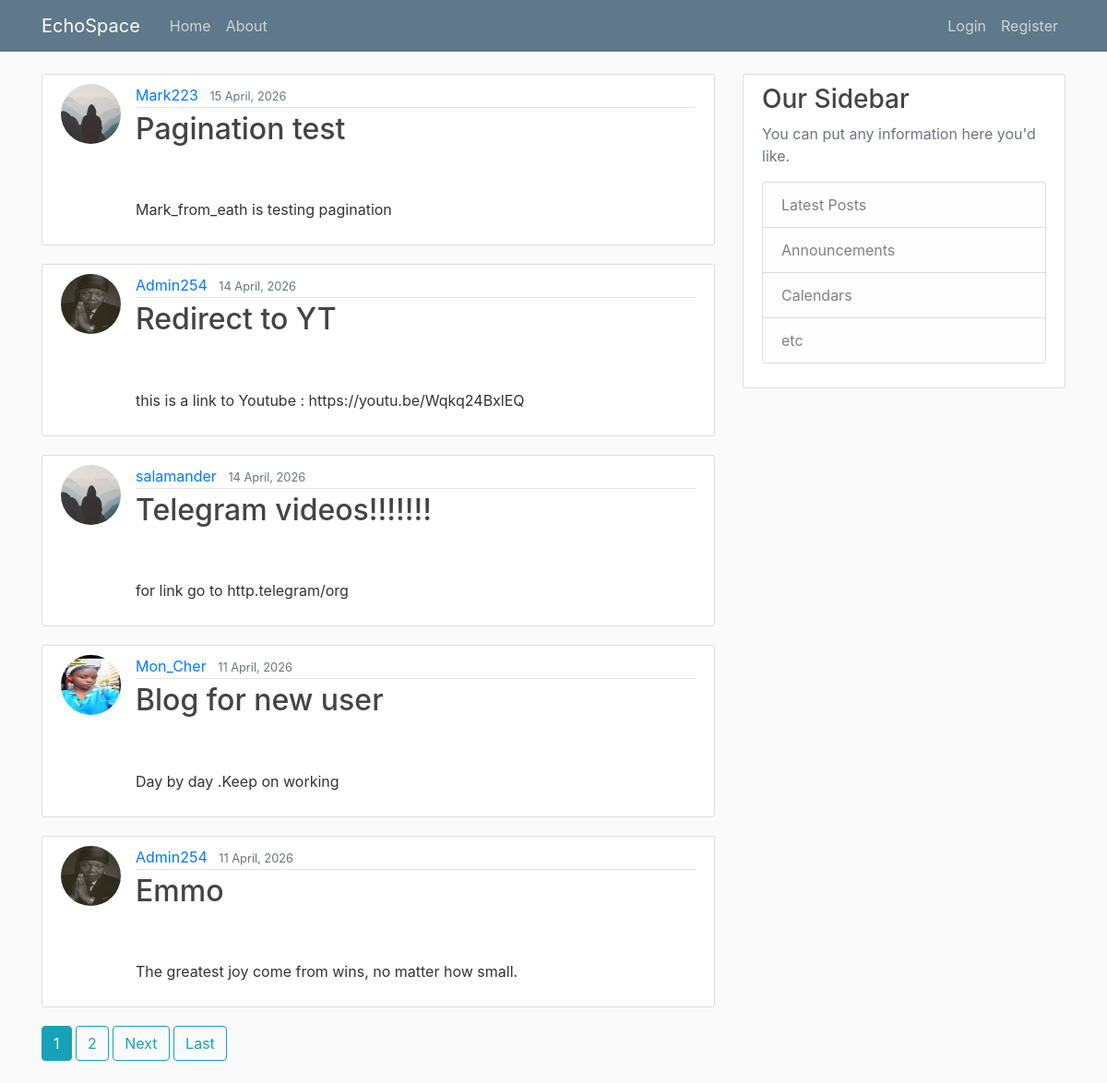
The app's page /, older data.
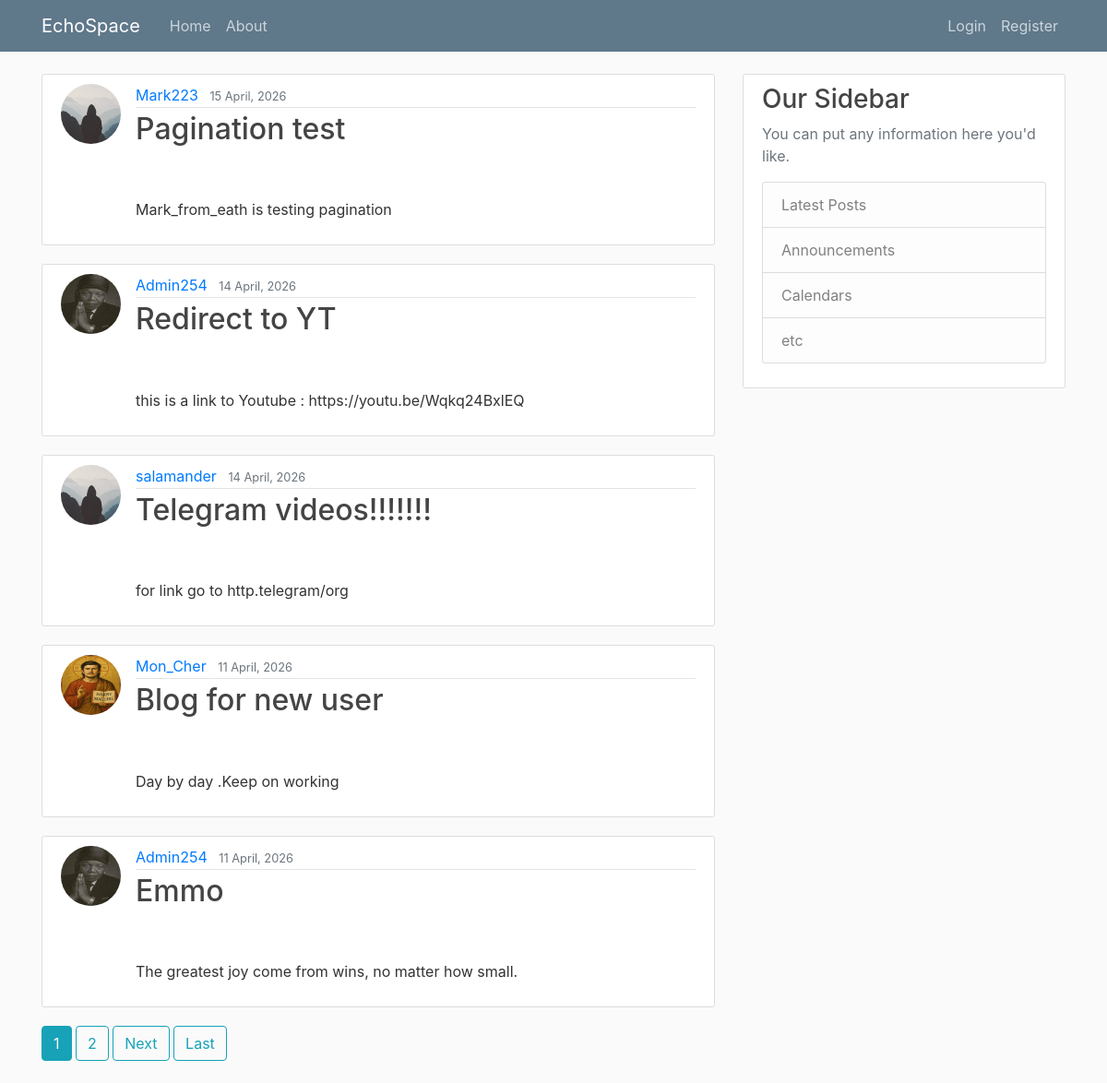
The same page, newer data.
### blog/models.py (models this page shows, shortened)
class Post(models.Model):
    title = models.CharField(max_length=100)
    content = models.TextField()
    date_posted = models.DateTimeField(default=timezone.now)
    author = models.ForeignKey(User, on_delete=models.CASCADE)
    image = models.ImageField(upload_to='post_images/', blank=True, null=True)
    video = models.FileField(upload_to='post_videos/', blank=True, null=True)

### users/models.py (models this page shows, shortened)
class Profile(models.Model):
    user = models.OneToOneField(User, on_delete=models.CASCADE)
    image = models.ImageField(default='default.jpg', upload_to='profile_pics')

### blog/views.py (the view)
# urls.py: path('', PostListView.as_view(), name='blog-home'),
class PostListView(ListView):
    model = Post
    template_name = 'blog/home.html'  # <app>/<model>_<viewtype>.html
    context_object_name = 'posts'
    ordering = ['-date_posted']
    paginate_by = 5

### blog/templates/blog/home.html (shortened to what this page needs)
{% extends "blog/base.html" %}
{%block content %}
    {% for post in posts %}
    <article class="media content-section">
    <img class="rounded-circle article-img"
         src="{{ post.author.profile.image.url }}">
    <div class="media-body">
        <div class="article-metadata">
            <a class="mr-2"
               href="{% url 'user-posts' post.author.username %}">
               {{ post.author }}
            </a>
            <small class="text-muted">
                {{ post.date_posted|date:"d F, Y" }}
            </small>
        </div>
        <h2>
            <a class="article-title"
               href="{% url 'post-detail' post.id %}">
               {{ post.title }}
            </a>
        </h2>
        <p class="article-content">
            {{ post.content|safe }}
        </p>
      </div>
    </article>
    {% endfor %}
    {% if is_paginated %}
      {% for num in page_obj.paginator.page_range %}
        {% if page_obj.number == num %}
          <a class="btn btn-info mb-4" href="?page={{ num }}">{{ num }}</a>
        {% elif num > page_obj.number|add:'-3' and num < page_obj.number|add:'3' %}
          <a class="btn btn-outline-info mb-4" href="?page={{ num }}">{{ num }}</a>
        {% endif %}
      {% endfor %}
      {% if page_obj.has_next %}
        <a class="btn btn-outline-info mb-4" href="?page={{ page_obj.next_page_number }}">Next</a>
        <a class="btn btn-outline-info mb-4" href="?page={{ page_obj.paginator.num_pages }}">Last</a>
      {% endif %}
    {% endif %}
{%endblock content%}

Row changes from the older to the newer data that the page shows:
changed through a linked row, Post "Blog for new user": author.profile.image: a different picture
